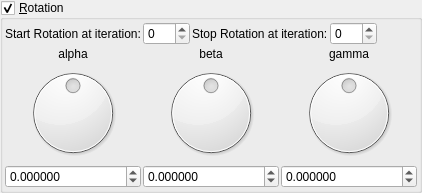
    <widget class="MyGroupBox" name="groupCheck_transf_function_enabledR_false">
     <property name="title">
      <string>&amp;Rotation</string>
     </property>
     <property name="checkable">
      <bool>true</bool>
     </property>
     <layout class="QVBoxLayout" name="verticalLayout_9" stretch="0,0">
      <property name="spacing">
       <number>2</number>
      </property>
      <property name="leftMargin">
       <number>2</number>
      </property>
      <property name="topMargin">
       <number>2</number>
      </property>
      <property name="rightMargin">
       <number>2</number>
      </property>
      <property name="bottomMargin">
       <number>2</number>
      </property>
      <item>
       <layout class="QGridLayout" name="gridLayout_62">
        <property name="spacing">
         <number>2</number>
        </property>
        <item row="1" column="5">
         <spacer name="horizontalSpacer_35">
          <property name="orientation">
           <enum>Qt::Horizontal</enum>
          </property>
          <property name="sizeHint" stdset="0">
           <size>
            <width>40</width>
            <height>20</height>
           </size>
          </property>
         </spacer>
        </item>
        <item row="1" column="2">
         <widget class="QLabel" name="label_247">
          <property name="text">
           <string>Stop Rotation at iteration:</string>
          </property>
         </widget>
        </item>
        <item row="1" column="3">
         <widget class="MySpinBox" name="spinboxInt_transf_stop_iterations_R">
          <property name="sizePolicy">
           <sizepolicy hsizetype="Minimum" vsizetype="Maximum">
            <horstretch>0</horstretch>
            <verstretch>0</verstretch>
           </sizepolicy>
          </property>
          <property name="maximum">
           <number>250</number>
          </property>
         </widget>
        </item>
        <item row="1" column="1">
         <widget class="MySpinBox" name="spinboxInt_transf_start_iterations_R">
          <property name="sizePolicy">
           <sizepolicy hsizetype="Minimum" vsizetype="Maximum">
            <horstretch>0</horstretch>
            <verstretch>0</verstretch>
           </sizepolicy>
          </property>
          <property name="maximum">
           <number>250</number>
          </property>
         </widget>
        </item>
        <item row="1" column="0">
         <widget class="QLabel" name="label_246">
          <property name="text">
           <string>Start Rotation at iteration:</string>
          </property>
         </widget>
        </item>
       </layout>
      </item>
      <item>
       <layout class="QGridLayout" name="gridLayout_11">
        <property name="spacing">
         <number>2</number>
        </property>
        <item row="3" column="0">
         <widget class="MyDoubleSpinBox" name="spinboxd3_transf_rotation2_x">
          <property name="sizePolicy">
           <sizepolicy hsizetype="Minimum" vsizetype="Maximum">
            <horstretch>0</horstretch>
            <verstretch>0</verstretch>
           </sizepolicy>
          </property>
          <property name="prefix">
           <string/>
          </property>
          <property name="suffix">
           <string/>
          </property>
          <property name="decimals">
           <number>6</number>
          </property>
          <property name="minimum">
           <double>-180.000000000000000</double>
          </property>
          <property name="maximum">
           <double>180.000000000000000</double>
          </property>
          <property name="singleStep">
           <double>1.000000000000000</double>
          </property>
         </widget>
        </item>
        <item row="3" column="1">
         <widget class="MyDoubleSpinBox" name="spinboxd3_transf_rotation2_y">
          <property name="sizePolicy">
           <sizepolicy hsizetype="Minimum" vsizetype="Maximum">
            <horstretch>0</horstretch>
            <verstretch>0</verstretch>
           </sizepolicy>
          </property>
          <property name="prefix">
           <string/>
          </property>
          <property name="suffix">
           <string/>
          </property>
          <property name="decimals">
           <number>6</number>
          </property>
          <property name="minimum">
           <double>-180.000000000000000</double>
          </property>
          <property name="maximum">
           <double>180.000000000000000</double>
          </property>
          <property name="singleStep">
           <double>1.000000000000000</double>
          </property>
         </widget>
        </item>
        <item row="1" column="1">
         <widget class="QLabel" name="label_37">
          <property name="text">
           <string notr="true">beta</string>
          </property>
          <property name="alignment">
           <set>Qt::AlignCenter</set>
          </property>
         </widget>
        </item>
        <item row="2" column="2">
         <widget class="QDial" name="dial3_transf_rotation2_z">
          <property name="minimum">
           <number>-18000</number>
          </property>
          <property name="maximum">
           <number>18000</number>
          </property>
          <property name="wrapping">
           <bool>true</bool>
          </property>
         </widget>
        </item>
        <item row="3" column="2">
         <widget class="MyDoubleSpinBox" name="spinboxd3_transf_rotation2_z">
          <property name="sizePolicy">
           <sizepolicy hsizetype="Minimum" vsizetype="Maximum">
            <horstretch>0</horstretch>
            <verstretch>0</verstretch>
           </sizepolicy>
          </property>
          <property name="prefix">
           <string/>
          </property>
          <property name="suffix">
           <string/>
          </property>
          <property name="decimals">
           <number>6</number>
          </property>
          <property name="minimum">
           <double>-180.000000000000000</double>
          </property>
          <property name="maximum">
           <double>180.000000000000000</double>
          </property>
          <property name="singleStep">
           <double>1.000000000000000</double>
          </property>
         </widget>
        </item>
        <item row="2" column="1">
         <widget class="QDial" name="dial3_transf_rotation2_y">
          <property name="minimum">
           <number>-18000</number>
          </property>
          <property name="maximum">
           <number>18000</number>
          </property>
          <property name="wrapping">
           <bool>true</bool>
          </property>
         </widget>
        </item>
        <item row="1" column="0">
         <widget class="QLabel" name="label_38">
          <property name="text">
           <string notr="true">alpha</string>
          </property>
          <property name="alignment">
           <set>Qt::AlignCenter</set>
          </property>
         </widget>
        </item>
        <item row="1" column="2">
         <widget class="QLabel" name="label_39">
          <property name="text">
           <string notr="true">gamma</string>
          </property>
          <property name="alignment">
           <set>Qt::AlignCenter</set>
          </property>
         </widget>
        </item>
        <item row="2" column="0">
         <widget class="QDial" name="dial3_transf_rotation2_x">
          <property name="minimum">
           <number>-18000</number>
          </property>
          <property name="maximum">
           <number>18000</number>
          </property>
          <property name="wrapping">
           <bool>true</bool>
          </property>
         </widget>
        </item>
       </layout>
      </item>
     </layout>
    </widget>
